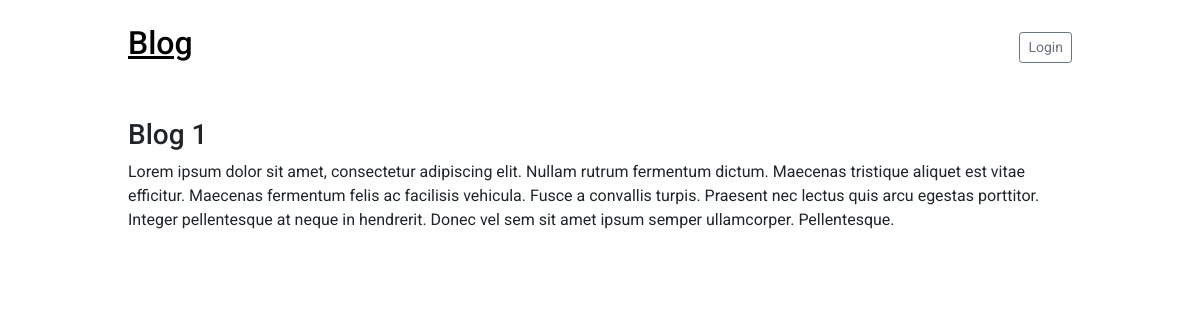
The page /details/1 on the database its author committed.
### blogapp/models.py (models this page shows, shortened)
class blog(models.Model):
    name = models.CharField(max_length=50)
    desc = models.TextField()
    featured = models.BooleanField(default=False)

### blogapp/views.py (the view)
# urls.py: path('details/<int:blog_id>',views.details,name="details"),
def details(request,blog_id):
    b_id = blog.objects.get(id=blog_id)
    return render(request,"details.html",{'blog':b_id})

### templates/details.html (shortened to what this page needs)
{% extends 'base.html' %}
{% block content %}
<h3>{{blog.name}}</h3>
<p>{{blog.desc}}</p>
{% endblock %}

### static/style.css (style rules this page uses)
* { box-sizing: border-box; font-family: 'Roboto', sans-serif; }

### rows shown on the page
blog: name "Blog 1", desc "Lorem ipsum dolor sit amet, consectetur adipiscing elit. Nullam rutrum fermentum dictum. Maecenas tristique aliquet est vitae efficitur. Maecenas fermentum felis ac facilisis vehicula. Fusce a convallis turpis. Praesent nec lectus quis arcu egestas porttitor. Integer pellentesque at neque in hendrerit. Donec vel sem sit amet ipsum semper ullamcorper. Pellentesque."
